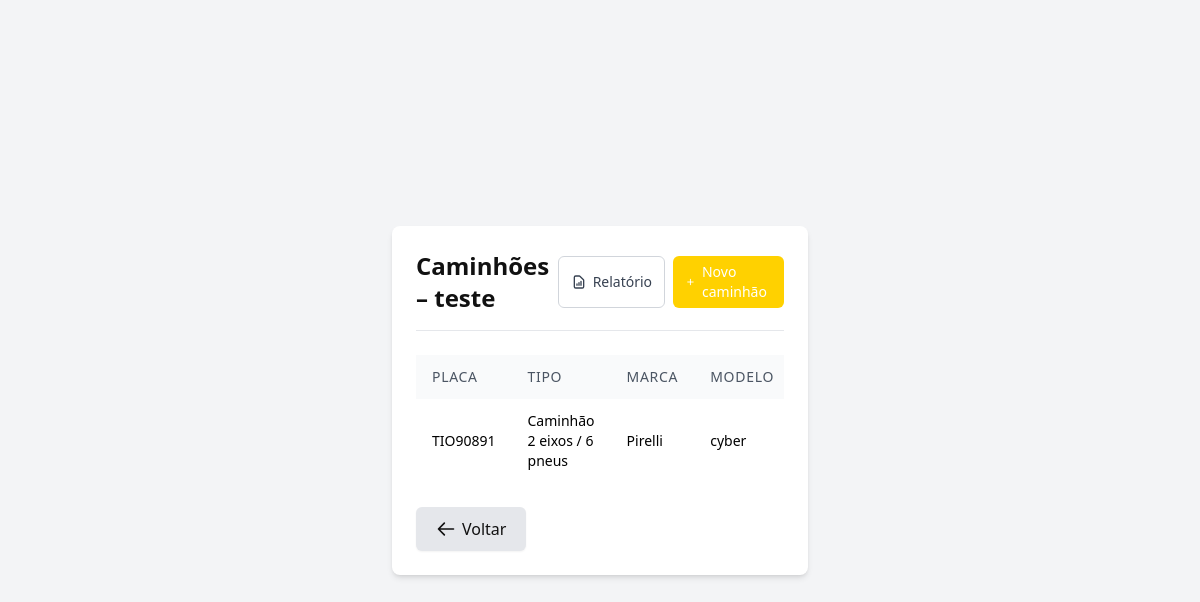
/empresa/1/caminhoes/ (signed in), run on an earlier commit of the app's database.
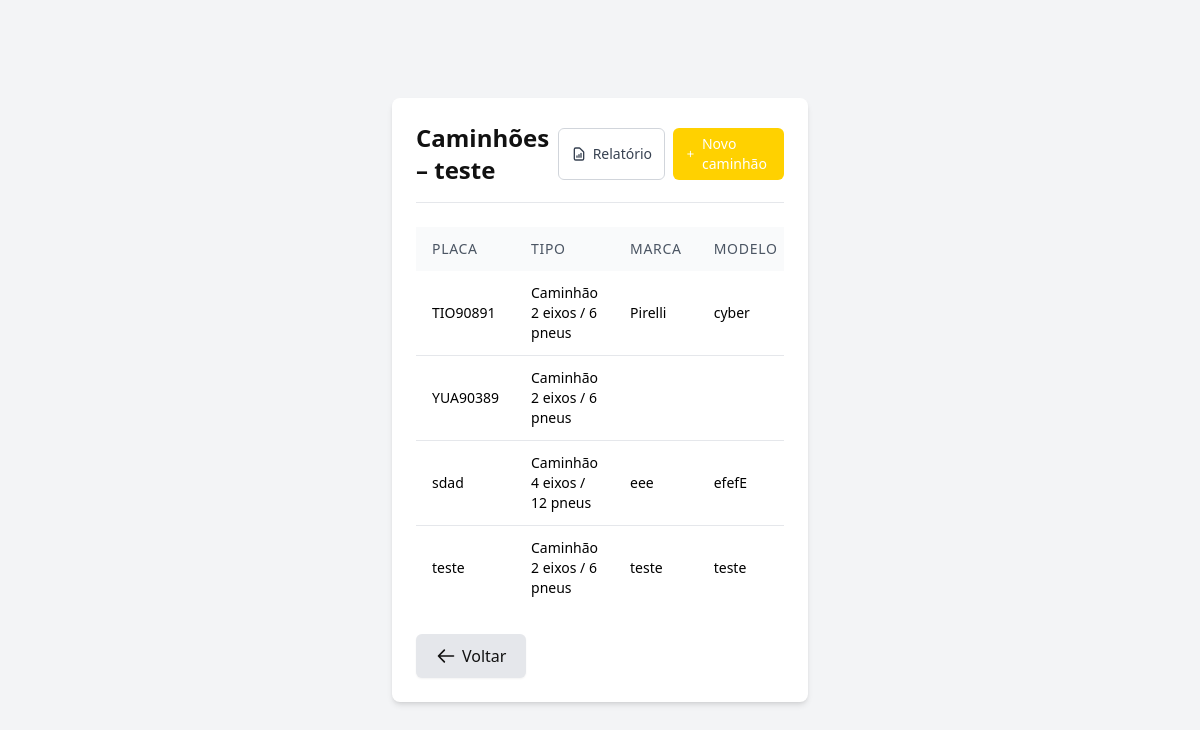
And on a later commit of the database.
### core/models.py (models this page shows, shortened)
class Company(models.Model):
    name       = models.CharField("Empresa", max_length=120)
    cnpj       = models.CharField("CNPJ", max_length=18, blank=True)
    contact    = models.CharField("Contato", max_length=120, blank=True)
    created_by = models.ForeignKey(User, on_delete=models.PROTECT)
    created_at = models.DateTimeField(auto_now_add=True)
    updated_at = models.DateTimeField(auto_now=True)
    class Meta:
        ordering = ["name"]

class Truck(models.Model):
    company     = models.ForeignKey(Company, related_name="trucks",
                                    on_delete=models.CASCADE)
    truck_type  = models.ForeignKey(TruckType, on_delete=models.PROTECT)
    plate       = models.CharField("Placa", max_length=10)
    brand       = models.CharField("Marca", max_length=50, blank=True)
    model       = models.CharField("Modelo", max_length=50, blank=True)
    hodometer   = models.PositiveIntegerField("Hodômetro", null=True, blank=True)
    created_at  = models.DateTimeField(auto_now_add=True)
    updated_at  = models.DateTimeField(auto_now=True)
    class Meta:
        unique_together = [("company", "plate")]
        ordering = ["plate"]

class TruckType(models.Model):
    code         = models.CharField(max_length=50, unique=True)
    description  = models.CharField(max_length=60)
    axle_count   = models.PositiveSmallIntegerField()
    tire_count   = models.PositiveSmallIntegerField()
    class Meta:
        ordering = ["axle_count", "tire_count"]

### core/views.py (the view)
@login_required
def truck_list(request, company_id):
    company = get_object_or_404(Company, pk=company_id, created_by=request.user)
    return render(request, "core/truck_list.html", {"company": company})

### core/templates/core/truck_list.html (shortened to what this page needs)
{% extends "core/base.html" %}
{% block content %}
<div class="bg-white rounded-lg shadow-md p-6">
  <div class="flex items-center justify-between mb-6 border-b border-gray-200 pb-4">
    <h1 class="text-2xl font-bold text-secondary">Caminhões – {{ company.name }}</h1>
    <div class="flex gap-2">
      <a href="{% url 'inspection_reports:report_by_month' %}?company_id={{ company.id }}"
         class="px-3 py-1.5 text-sm font-medium text-gray-700 bg-white border border-gray-300 rounded-md hover:bg-gray-50 transition-colors flex items-center">
        Relatório
      </a>
      <a href="{% url 'core:truck_create' company.id %}"
         class="px-3 py-1.5 text-sm font-medium text-white bg-primary hover:bg-primary/90 rounded-md transition-colors flex items-center">
        <svg xmlns="http://www.w3.org/2000/svg" class="h-4 w-4 mr-1.5" fill="none" viewBox="0 0 24 24" stroke="currentColor">
          <path stroke-linecap="round" stroke-linejoin="round" stroke-width="2" d="M12 6v6m0 0v6m0-6h6m-6 0H6" />
        </svg>
        Novo caminhão
      </a>
    </div>
  </div>
  <div class="overflow-x-auto">
    <table class="w-full bg-white mb-6">
      <thead class="bg-gray-50 text-left">
        <tr>
          <th class="px-4 py-3 text-sm font-medium text-gray-600 uppercase tracking-wider">Placa</th>
          <th class="px-4 py-3 text-sm font-medium text-gray-600 uppercase tracking-wider">Tipo</th>
          <th class="px-4 py-3 text-sm font-medium text-gray-600 uppercase tracking-wider">Marca</th>
          <th class="px-4 py-3 text-sm font-medium text-gray-600 uppercase tracking-wider">Modelo</th>
        </tr>
      </thead>
      <tbody class="divide-y divide-gray-200">
        {% for t in company.trucks.all %}
        <tr class="hover:bg-gray-50">
          <td class="px-4 py-3 text-sm">{{ t.plate }}</td>
          <td class="px-4 py-3 text-sm">{{ t.truck_type.description }}</td>
          <td class="px-4 py-3 text-sm">{{ t.brand }}</td>
          <td class="px-4 py-3 text-sm">{{ t.model }}</td>
        </tr>
        {% empty %}
        <tr>
          <td colspan="5" class="px-4 py-6 text-center text-gray-500">Nenhum caminhão encontrado.</td>
        </tr>
        {% endfor %}
      </tbody>
    </table>
  </div>
  <div>
    <a href="javascript:history.back()" class="px-5 py-2.5 bg-gray-200 hover:bg-gray-300 text-secondary font-medium rounded-md shadow-sm transition-colors flex items-center w-max">
      <svg xmlns="http://www.w3.org/2000/svg" class="h-5 w-5 mr-1.5" fill="none" viewBox="0 0 24 24" stroke="currentColor">
        <path stroke-linecap="round" stroke-linejoin="round" stroke-width="2" d="M10 19l-7-7m0 0l7-7m-7 7h18" />
      </svg>
      Voltar
    </a>
  </div>
</div>
{% endblock %}

### core/templates/core/base.html (shortened to what this page needs)
<!DOCTYPE html>
<html lang="pt-br">
<head>
  <script src="https://cdn.tailwindcss.com"></script>
</head>
<body class="bg-gray-100 min-h-screen flex flex-col justify-center items-center py-6">
  <div class="w-full max-w-md px-4">
    <main class="w-full">
      {% block content %}{% endblock %}
    </main>
  </div>
</body>
</html>

What changed in the data, as far as the page shows it:
added Truck: plate "YUA90389", truck_type.description "Caminhão 2 eixos / 6 pneus"
added Truck: plate "sdad", truck_type.description "Caminhão 4 eixos / 12 pneus", brand "eee", model "efefE"
added Truck: plate "teste", truck_type.description "Caminhão 2 eixos / 6 pneus", brand "teste", model "teste"
